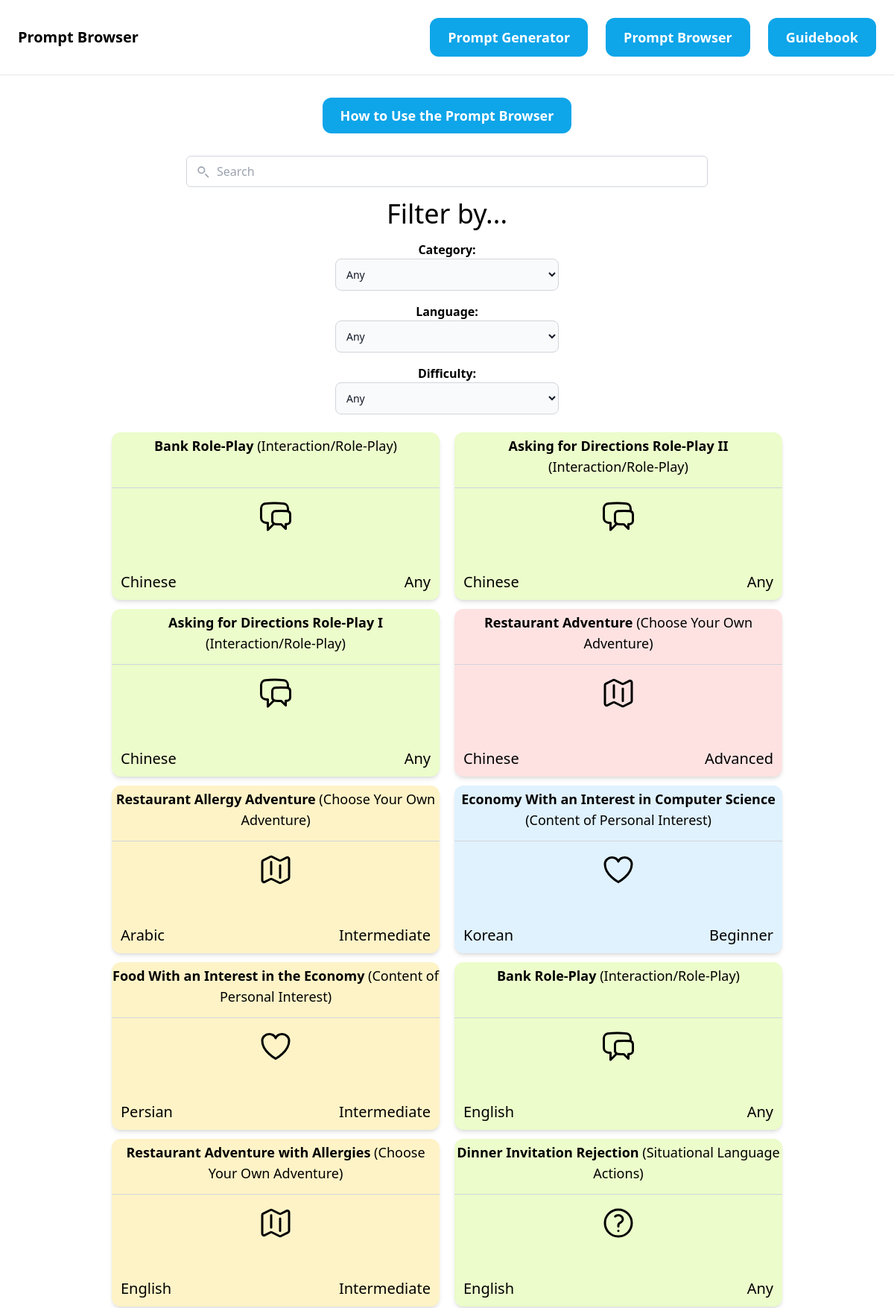
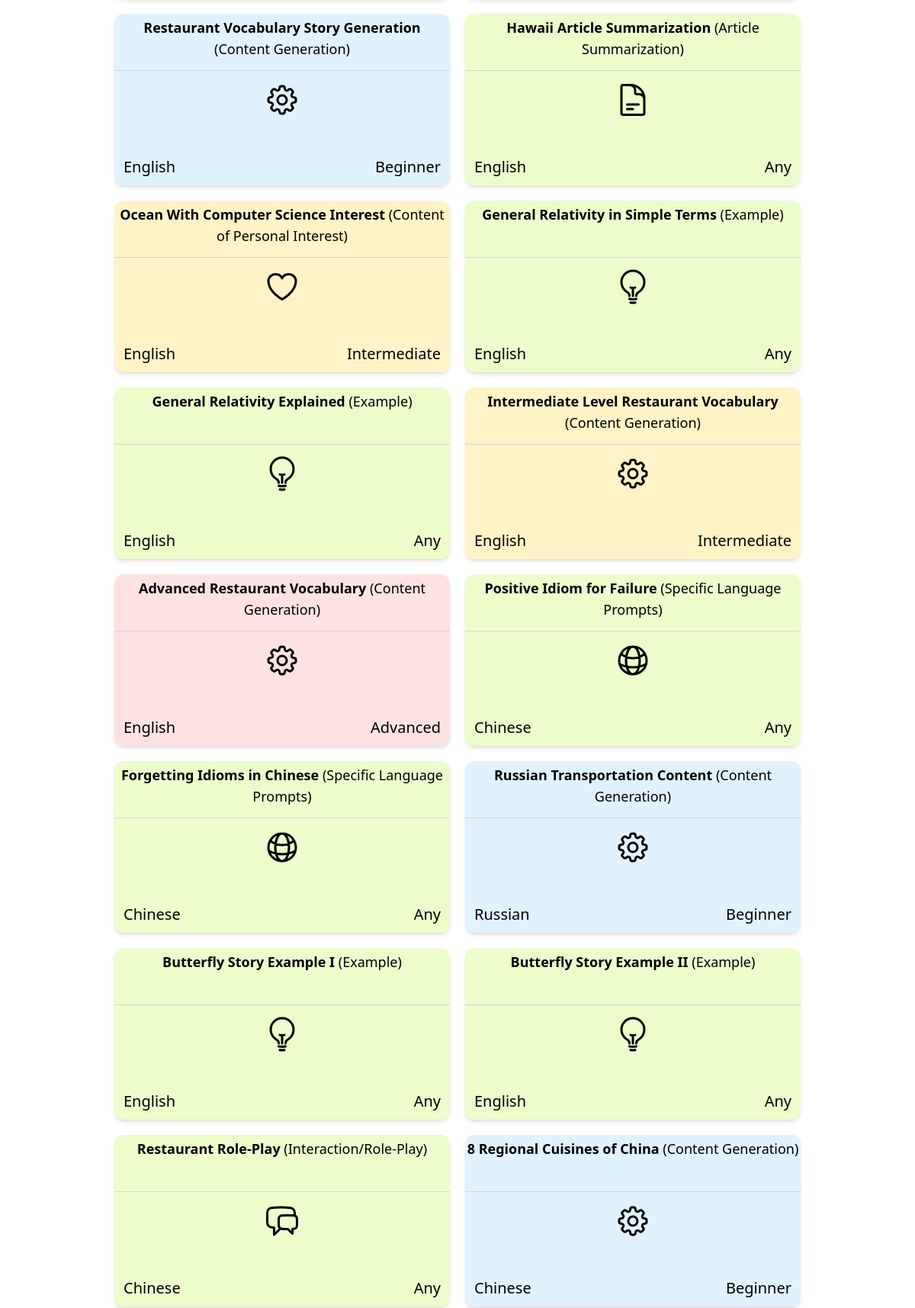
Page /browser/ (upper part) on the committed database (2 pictures, top to bottom).
### prompt/models.py (models this page shows, shortened)
class Prompt(models.Model):
    category = models.ForeignKey(Category, on_delete=models.CASCADE)
    prompt_category = models.CharField(max_length=255, null=True)
    prompt_title = models.CharField(max_length=45, null=True)
    prompt_text = models.TextField(null=True)
    prompt_output = models.TextField(null=True)
    prompt_language = models.CharField(max_length=255, null=True)
    prompt_warning = models.BooleanField(default=False)
    prompt_level = models.CharField(max_length=255, null=True)

class Category(models.Model):
    category_name = models.CharField(max_length=255)
    category_information = models.TextField(null=True)
    category_svg = models.TextField(null=True)
    class Meta:
        verbose_name_plural = "Categories"
    def __str__(self):
        return self.category_name

### prompt/views.py (the view)
# urls.py: path('browser/', views.browser, name='browser'),
def browser(request):
    prompts = Prompt.objects.all()
    categories = Category.objects.all()
    return render(request, 'prompt/browser.html', {
        'prompts': prompts,
        'categories': categories,
    })

### prompt/templates/prompt/browser.html (shortened to what this page needs)
{% extends 'prompt/base.html' %}
{%block content%} Prompt Browser {%endblock%}
{%block searchcontent %}
    <div class="mb-10 mt-10">
        <center>
            <a href="{%url 'prompt:promptbrowserinfo' %}" class="px-6 py-3 text-lg font-semibold bg-sky-500 text-white rounded-xl hover:bg-sky-600">How to Use the Prompt Browser</a>
        </center>
    </div>
    <div class="searchBar">
        <div class="relative">
            <input id="query" name="query" type="text" placeholder="Search" class="actualBar py-2 pl-10 pr-4 border border-gray-300 rounded-md focus:outline-none focus:ring-2 focus:ring-blue-500 focus:border-transparent">
            <button href="#" class="absolute inset-y-0 left-0 flex items-center pl-3">
                <svg class="w-5 h-5 text-gray-400" fill="none" stroke="currentColor" viewBox="0 0 24 24" xmlns="http://www.w3.org/2000/svg">
                <path stroke-linecap="round" stroke-linejoin="round" stroke-width="2" d="M21 21l-4.35-4.35M15 10a5 5 0 1 0-10 0 5 5 0 0 0 10 0z"></path>
                </svg>
            </button>
        </div>
    </div>
    <div class="text-4xl flex justify-center mt-4">Filter by...</div>
    <center class="mt-4">
        <b>Category:</b>
            <select class="bg-gray-50 border border-gray-300 text-gray-900 text-sm rounded-lg
            focus:ring-blue-500 focus:border-blue-500 block w-full p-2.5 dark:bg-gray-700
            dark:border-gray-600 dark:placeholder-gray-400 dark:text-white
            dark:focus:ring-blue-500 dark:focus:border-blue-500"
            id="categories" name="categoriesSelect" autocomplete="off" style="width:25%">
                <option value="AnyCategory">Any</option>
            </select>
    </center>
    <center class="mt-4">
        <b>Language:</b>
            <select class="bg-gray-50 border border-gray-300 text-gray-900 text-sm rounded-lg
            focus:ring-blue-500 focus:border-blue-500 block w-full p-2.5 dark:bg-gray-700
            dark:border-gray-600 dark:placeholder-gray-400 dark:text-white
            dark:focus:ring-blue-500 dark:focus:border-blue-500"
            id="languages" name="languageSelect" autocomplete="off" style="width:25%">
                <option value="AnyLanguage">Any</option>
            </select>
    </center>
    <center class="mt-4">
        <b>Difficulty:</b>
            <select class="bg-gray-50 border border-gray-300 text-gray-900 text-sm rounded-lg
            focus:ring-blue-500 focus:border-blue-500 block w-full p-2.5 dark:bg-gray-700
            dark:border-gray-600 dark:placeholder-gray-400 dark:text-white
            dark:focus:ring-blue-500 dark:focus:border-blue-500"
            id="difficulties" name="difficultySelect" autocomplete="off" style="width:25%">
                <option value="AnyDifficulty">Any</option>
            </select>
    </center>
    <div id="promptsContainer" class="promptsDiv">
        {%include 'prompt/filtered_results.html' %}
    </div>
{%endblock%}

### prompt/templates/prompt/filtered_results.html
<div class="filteredResultsLargeDiv mt-6 w-3/4 gap-y-3 gap-x-5">
    {%for prompt in prompts %}
    <a href="{%url 'prompt:detail' prompt.id %}">
        <div class="mb-2">
            <div class="levelCard grid grid-rows-3 rounded-xl shadow-md">
                <div class="mt-1 row-span-1 border-b border-gray-300">
                    <div class="text-lg flex justify-center items-center place-items-center">
                        <center>
                            <b>{{prompt.prompt_title}}</b>
                        ({{prompt.category}})
                        </center>
                    </div>
                </div>
                <div class="row-span-2">
                    <div class="grid grid-rows-2 grid-cols-2">
                        <div class="flex justify-center items-center overflow-hidden col-span-2">
                            <span class="category">{{prompt.category.category_svg | safe}}</span>
                        </div>
                        <div class="flex flex-col-reverse text-xl m-3 row-span-1 col-span-1">
                            <span class="language">{{prompt.prompt_language}}</span>
                        </div>
                        <div class="mt-9 flex flex-col-reverse text-xl m-3 text-right row-span-1 col-span-1">
                            <span class="level levelSpanInsideCard">{{prompt.prompt_level}}</span>
                        </div>
                    </div>
                </div>
            </div>
        </div>
    </a>
    {%endfor%}
</div>
<br>
<br>

### prompt/templates/prompt/base.html (style rules this page uses)
@media (max-width:4000px) and (min-width:769px) { .filteredResultsLargeDiv { display:grid; grid-template-columns:repeat(auto-fit, minmax(300px, 1fr)); grid-template-rows:repeat(auto-fit, minmax(225px, 1fr)); } }
@media (max-width:4000px) and (min-width:769px) { .levelCard { max-height:225px; } }
@media (max-width:4000px) and (min-width:769px) { .actualBar { width:700px; } }
@media (max-width:4000px) and (min-width:769px) { .searchBar { max-height:50px; display:flex; margin-top:10px; justify-content:center; grid-column: span 7 / span 7; align-items:center; justify-items:center } }
@media (max-width:4000px) and (min-width:769px) { .promptsDiv { display:flex; justify-content:center; grid-column: span 7 / span 7; grid-row-start:2; } }
.promptsDiv { height:1000px; }
html { scroll-behavior: smooth; }

### rows in the picture
Prompt: prompt_title "Bank Role-Play", category "Interaction/Role-Play", prompt_language "Chinese", prompt_level "Any"
Prompt: prompt_title "Asking for Directions Role-Play II", category "Interaction/Role-Play", prompt_language "Chinese", prompt_level "Any"
Prompt: prompt_title "Asking for Directions Role-Play I", category "Interaction/Role-Play", prompt_language "Chinese", prompt_level "Any"
Prompt: prompt_title "Restaurant Adventure", category "Choose Your Own Adventure", prompt_language "Chinese", prompt_level "Advanced"
Prompt: prompt_title "Restaurant Allergy Adventure", category "Choose Your Own Adventure", prompt_language "Arabic", prompt_level "Intermediate"
Prompt: prompt_title "Economy With an Interest in Computer Science", category "Content of Personal Interest", prompt_language "Korean", prompt_level "Beginner"
Prompt: prompt_title "Food With an Interest in the Economy", category "Content of Personal Interest", prompt_language "Persian", prompt_level "Intermediate"
Prompt: prompt_title "Bank Role-Play", category "Interaction/Role-Play", prompt_language "English", prompt_level "Any"
Prompt: prompt_title "Restaurant Adventure with Allergies", category "Choose Your Own Adventure", prompt_language "English", prompt_level "Intermediate"
Prompt: prompt_title "Dinner Invitation Rejection", category "Situational Language Actions", prompt_language "English", prompt_level "Any"
Prompt: prompt_title "Restaurant Vocabulary Story Generation", category "Content Generation", prompt_language "English", prompt_level "Beginner"
Prompt: prompt_title "Hawaii Article Summarization", category "Article Summarization", prompt_language "English", prompt_level "Any"
Prompt: prompt_title "Ocean With Computer Science Interest", category "Content of Personal Interest", prompt_language "English", prompt_level "Intermediate"
Prompt: prompt_title "General Relativity in Simple Terms", category "Example", prompt_language "English", prompt_level "Any"
Prompt: prompt_title "General Relativity Explained", category "Example", prompt_language "English", prompt_level "Any"
Prompt: prompt_title "Intermediate Level Restaurant Vocabulary", category "Content Generation", prompt_language "English", prompt_level "Intermediate"
Prompt: prompt_title "Advanced Restaurant Vocabulary", category "Content Generation", prompt_language "English", prompt_level "Advanced"
Prompt: prompt_title "Positive Idiom for Failure", category "Specific Language Prompts", prompt_language "Chinese", prompt_level "Any"
Prompt: prompt_title "Forgetting Idioms in Chinese", category "Specific Language Prompts", prompt_language "Chinese", prompt_level "Any"
Prompt: prompt_title "Russian Transportation Content", category "Content Generation", prompt_language "Russian", prompt_level "Beginner"
Prompt: prompt_title "Butterfly Story Example I", category "Example", prompt_language "English", prompt_level "Any"
Prompt: prompt_title "Butterfly Story Example II", category "Example", prompt_language "English", prompt_level "Any"
Prompt: prompt_title "Restaurant Role-Play", category "Interaction/Role-Play", prompt_language "Chinese", prompt_level "Any"
Prompt: prompt_title "8 Regional Cuisines of China", category "Content Generation", prompt_language "Chinese", prompt_level "Beginner"
